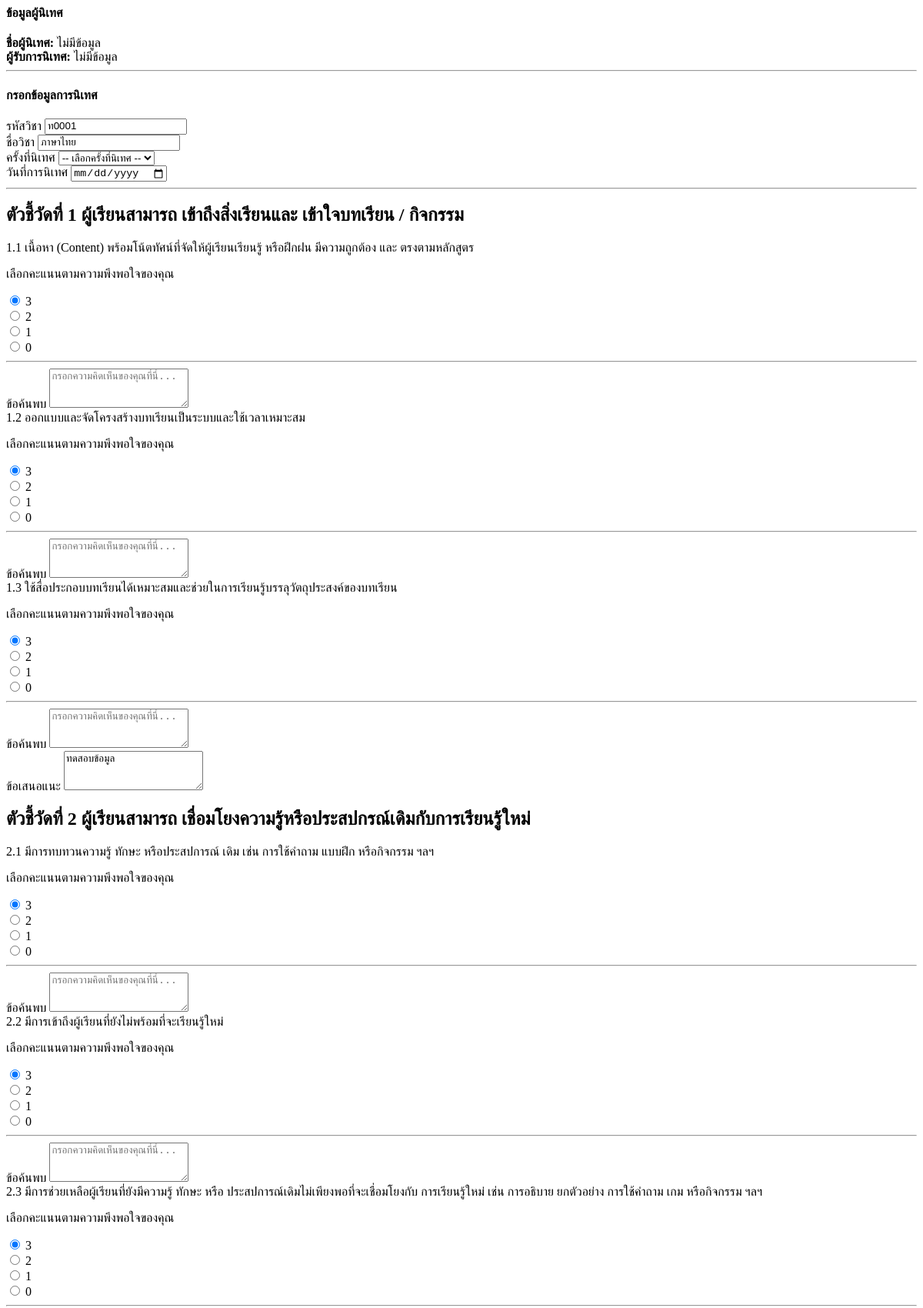
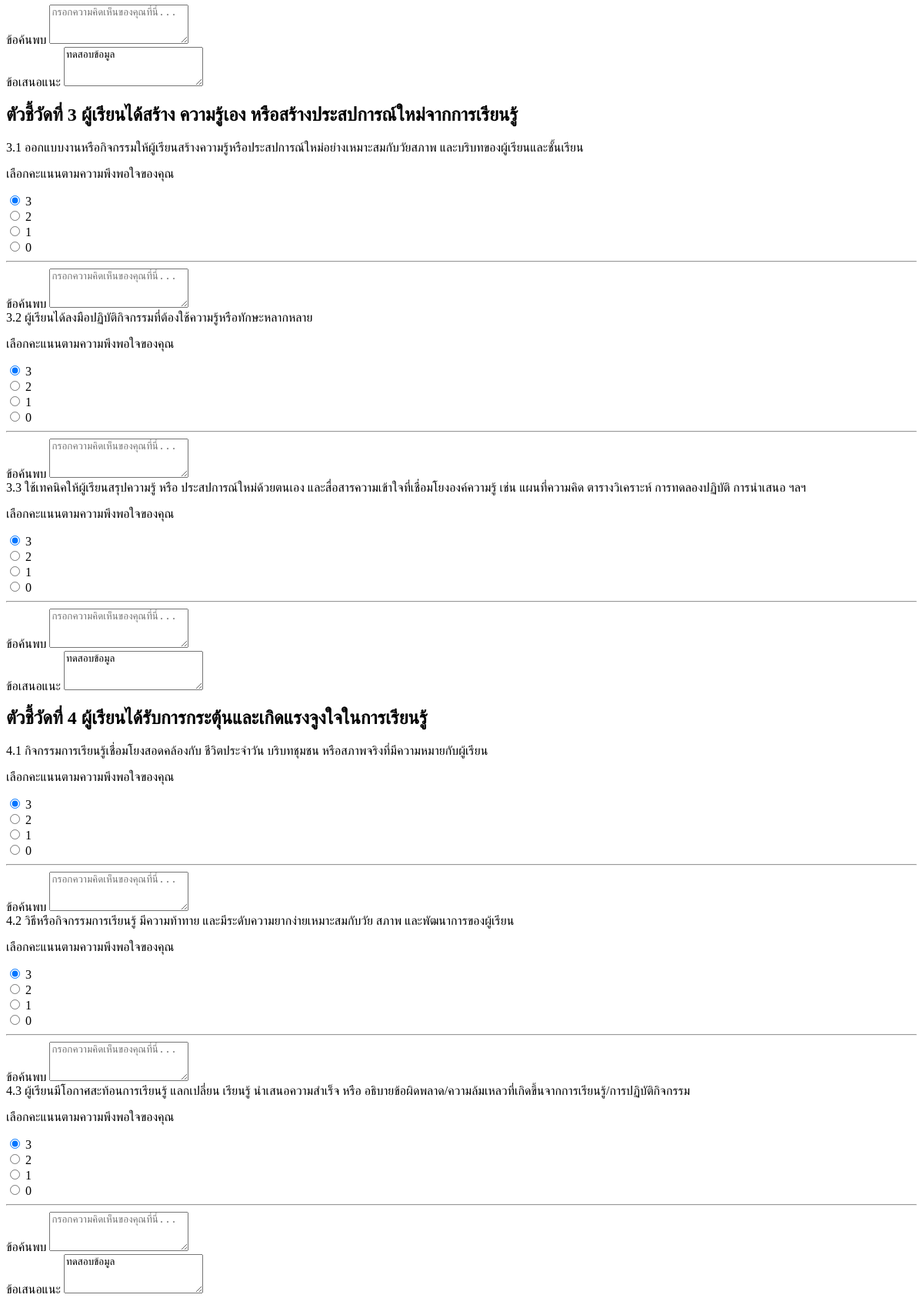
/kpi_form.php (signed in, upper part), run on the app's committed database (2 pictures, top to bottom).
### tables this page shows
CREATE TABLE `kpi_indicators` (
  `id` int(11) NOT NULL,
  `title` varchar(255) NOT NULL COMMENT 'ชื่อตัวชี้วัด',
  `display_order` int(11) NOT NULL DEFAULT 0 COMMENT 'ลำดับการแสดงผล'
);

CREATE TABLE `kpi_questions` (
  `id` int(11) NOT NULL,
  `indicator_id` int(11) NOT NULL COMMENT 'FK อ้างอิงถึงตาราง kpi_indicators',
  `question_text` text NOT NULL COMMENT 'ข้อความคำถาม',
  `display_order` int(11) NOT NULL DEFAULT 0 COMMENT 'ลำดับการแสดงผลของคำถามในตัวชี้วัดนั้นๆ'
);

### kpi_form.php (the view, shortened to what this page needs)
<?php
require_once 'db_connect.php';
$sql = "SELECT
            ind.id AS indicator_id,
            ind.title AS indicator_title,
            q.id AS question_id,
            q.question_text
        FROM
            kpi_indicators ind
        LEFT JOIN
            kpi_questions q ON ind.id = q.indicator_id
        ORDER BY
            ind.display_order ASC, q.display_order ASC";
$result = $conn->query($sql);
$indicators = [];
if ($result) {
  while ($row = $result->fetch_assoc()) {
    $indicators[$row['indicator_id']]['title'] = $row['indicator_title'];
    if ($row['question_id']) {
      $indicators[$row['indicator_id']]['questions'][] = $row;
    }
  }
}
$inspection_data = $_SESSION['inspection_data'] ?? [];
?>
<form id="evaluationForm" method="POST" action="save_kpi_data.php" enctype="multipart/form-data" onsubmit="return validateKpiForm()">
  <h4 class="fw-bold text-primary">ข้อมูลผู้นิเทศ</h4>
  <div class="row mb-4">
    <div class="col-md-6">
      <strong>ชื่อผู้นิเทศ:</strong> <?php echo htmlspecialchars($_SESSION['user_name'] ?? 'ไม่มีข้อมูล'); ?>
    </div>
    <div class="col-md-6">
      <strong>ผู้รับการนิเทศ:</strong> <?php echo htmlspecialchars($inspection_data['teacher_name'] ?? 'ไม่มีข้อมูล'); ?>
    </div>
  </div>
  <hr class="my-4">
  <h4 class="fw-bold text-success">กรอกข้อมูลการนิเทศ</h4>
  <div class="row g-3 mt-2 mb-4">
    <div class="col-md-6">
      <label for="subject_code" class="form-label fw-bold">รหัสวิชา</label>
      <input type="text" id="subject_code" name="subject_code" class="form-control" placeholder="เช่น ท0001" value="ท0001" required>
    </div>
    <div class="col-md-6">
      <label for="subject_name" class="form-label fw-bold">ชื่อวิชา</label>
      <input type="text" id="subject_name" name="subject_name" class="form-control" placeholder="เช่น ภาษาไทย" value="ภาษาไทย" required>
    </div>
    <div class="col-md-6">
      <label for="inspection_time" class="form-label fw-bold">ครั้งที่นิเทศ</label>
      <select id="inspection_time" name="inspection_time" class="form-select" required>
        <option value="" disabled selected>-- เลือกครั้งที่นิเทศ --</option>
      </select>
    </div>
    <div class="col-md-6">
          <label for="supervision_date" class="form-label fw-bold">วันที่การนิเทศ</label>
          <input type="date" id="supervision_date" name="supervision_date" class="form-control" required>
      </div>
  </div>
  <hr class="my-5">
  <?php foreach ($indicators as $indicator_id => $indicator_data) : ?>
    <div class="section-header mb-3">
      <h2 class="h5"><?php echo htmlspecialchars($indicator_data['title']); ?></h2>
    </div>
    <?php if (!empty($indicator_data['questions'])) : ?>
      <?php foreach ($indicator_data['questions'] as $question) :
        $question_id = $question['question_id'];
      ?>
        <div class="card mb-3">
          <div class="card-body p-4">
            <div class="mb-3">
              <label class="form-label-question" for="rating_<?php echo $question_id; ?>">
                <?php echo htmlspecialchars($question['question_text']); ?>
              </label>
            </div>
            <p>เลือกคะแนนตามความพึงพอใจของคุณ</p>
            <?php for ($i = 3; $i >= 0; $i--) : ?>
              <div class="form-check form-check-inline">
                <input
                  class="form-check-input"
                  type="radio"
                  name="ratings[<?php echo $question_id; ?>]"
                  id="q<?php echo $question_id; ?>-<?php echo $i; ?>"
                  value="<?php echo $i; ?>"
                  required
                  <?php echo ($i == 3) ? 'checked' : ''; ?> /> <label class="form-check-label" for="q<?php echo $question_id; ?>-<?php echo $i; ?>"><?php echo $i; ?></label>
              </div>
            <?php endfor; ?>
            <hr class="my-4" />
            <div class="mb-3">
              <label for="comments_<?php echo $question_id; ?>" class="form-label">ข้อค้นพบ</label>
              <textarea
                class="form-control"
                id="comments_<?php echo $question_id; ?>"
                name="comments[<?php echo $question_id; ?>]"
                rows="3"
                placeholder="กรอกความคิดเห็นของคุณที่นี่..."></textarea>
            </div>
          </div>
        </div>
      <?php endforeach; ?>
      <div class="card mb-4">
        <div class="card-body p-4">
          <div class="mb-3">
            <label for="indicator_suggestion_<?php echo $indicator_id; ?>" class="form-label fw-bold">ข้อเสนอแนะ</label>
            <textarea class="form-control" id="indicator_suggestion_<?php echo $indicator_id; ?>" name="indicator_suggestions[<?php echo $indicator_id; ?>]" rows="3" placeholder="กรอกข้อเสนอแนะ...">ทดสอบข้อมูล</textarea>
          </div>
        </div>
      </div>
    <?php endif; ?>
  <?php endforeach; ?>
</form>

### data on the page
kpi_indicators: kpi_questions.question_text "1.1 เนื้อหา (Content) พร้อมโน้ตทัศน์ที่จัดให้ผู้เรียนเรียนรู้ หรือฝึกฝน มีความถูกต้อง และ ตรงตามหลักสูตร", value "กรอกความคิดเห็นของคุณที่นี่...", kpi_questions.question_text "1.2 ออกแบบและจัดโครงสร้างบทเรียนเป็นระบบและใช้เวลาเหมาะสม", kpi_questions.question_text "1.3 ใช้สื่อประกอบบทเรียนได้เหมาะสมและช่วยในการเรียนรู้บรรลุวัตถุประสงค์ของบทเรียน"
kpi_indicators: kpi_questions.question_text "2.1 มีการทบทวนความรู้ ทักษะ หรือประสปการณ์ เดิม เช่น การใช้คำถาม แบบฝึก หรือกิจกรรม ฯลฯ", value "กรอกความคิดเห็นของคุณที่นี่...", kpi_questions.question_text "2.2 มีการเข้าถึงผู้เรียนที่ยังไม่พร้อมที่จะเรียนรู้ใหม่", kpi_questions.question_text "2.3 มีการช่วยเหลือผู้เรียนที่ยังมีความรู้ ทักษะ หรือ ประสปการณ์เดิมไม่เพียงพอที่จะเชื่อมโยงกับ การเรียนรู้ใหม่ เช่น การอธิบาย ยกตัวอย่าง การใช้คำถาม เกม หรือกิจกรรม ฯลฯ"
kpi_indicators: kpi_questions.question_text "3.1 ออกแบบงานหรือกิจกรรมให้ผู้เรียนสร้างความรู้หรือประสปการณ์ใหม่อย่างเหมาะสมกับวัยสภาพ และบริบทของผู้เรียนและชั้นเรียน", value "กรอกความคิดเห็นของคุณที่นี่...", kpi_questions.question_text "3.2 ผู้เรียนได้ลงมือปฏิบัติกิจกรรมที่ต้องใช้ความรู้หรือทักษะหลากหลาย", kpi_questions.question_text "3.3 ใช้เทคนิคให้ผู้เรียนสรุปความรู้ หรือ ประสปการณ์ใหม่ด้วยตนเอง และสื่อสารความเข้าใจที่เชื่อมโยงองค์ความรู้ เช่น แผนที่ความคิด ตารางวิเคราะห์ การทดลองปฏิบัติ การนำเสนอ ฯลฯ"
kpi_indicators: kpi_questions.question_text "4.1 กิจกรรมการเรียนรู้เชื่อมโยงสอดคล้องกับ ชีวิตประจำวัน บริบทชุมชน หรือสภาพจริงที่มีความหมายกับผู้เรียน", value "กรอกความคิดเห็นของคุณที่นี่...", kpi_questions.question_text "4.2 วิธีหรือกิจกรรมการเรียนรู้ มีความท้าทาย และมีระดับความยากง่ายเหมาะสมกับวัย สภาพ และพัฒนาการของผู้เรียน", kpi_questions.question_text "4.3 ผู้เรียนมีโอกาศสะท้อนการเรียนรู้ แลกเปลี่ยน เรียนรู้ นำเสนอความสำเร็จ หรือ อธิบายข้อผิดพลาด/ความล้มเหลวที่เกิดขึ้นจากการเรียนรู้/การปฏิบัติกิจกรรม"

### other printed values
$_SESSION['user_name'] "ไม่มีข้อมูล"
$inspection_data['teacher_name'] "ไม่มีข้อมูล"
$indicator_data['title'] "ตัวชี้วัดที่ 1 ผู้เรียนสามารถ เข้าถึงสิ่งเรียนและ เข้าใจบทเรียน / กิจกรรม"
$indicator_data['title'] "ตัวชี้วัดที่ 2 ผู้เรียนสามารถ เชื่อมโยงความรู้หรือประสปกรณ์เดิมกับการเรียนรู้ใหม่"
$indicator_data['title'] "ตัวชี้วัดที่ 3 ผู้เรียนได้สร้าง ความรู้เอง หรือสร้างประสปการณ์ใหม่จากการเรียนรู้"
$indicator_data['title'] "ตัวชี้วัดที่ 4 ผู้เรียนได้รับการกระตุ้นและเกิดแรงจูงใจในการเรียนรู้"
